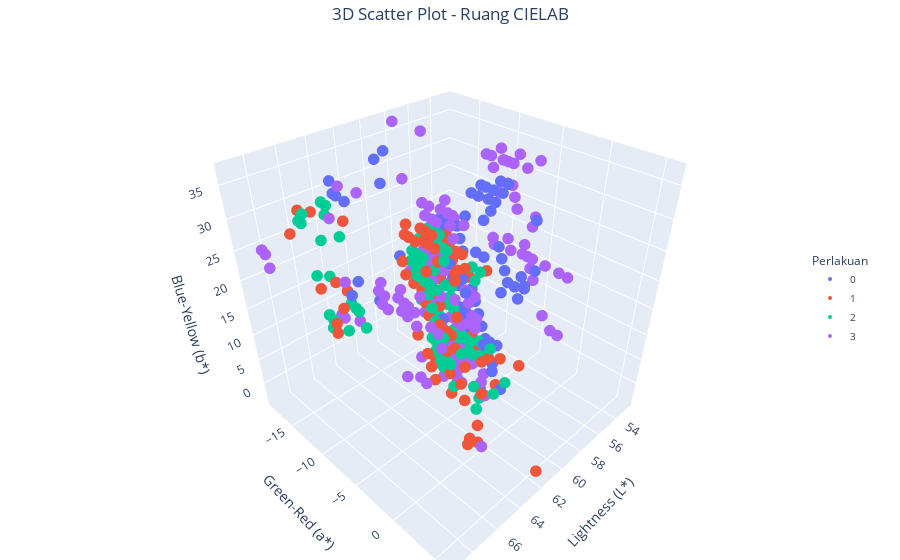

Source (notebook cell):
### Code cell
plot_3d_color_space(df_lab, 'cL', 'ca', 'cb', color_col='Perlakuan',
                    title="3D Scatter Plot - Ruang CIELAB",
                    axis_labels=['Lightness (L*)', 'Green-Red (a*)', 'Blue-Yellow (b*)'])

### Figure 1 — Plotly figure (JSON) as saved in the notebook; plotly's stock layout.template omitted (floating-point values rounded to 4 significant figures; data arrays with more than 128 entries replaced by an {"elided": "..."} marker saying what was removed)
{"data": [{"hovertemplate": "Perlakuan=0<br>cL=%{x}<br>ca=%{y}<br>cb=%{z}<extra></extra>", "legendgroup": "0", "marker": {"color": "#636efa", "size": 4, "symbol": "circle"}, "mode": "markers", "name": "0", "scene": "scene", "showlegend": true, "type": "scatter3d", "x": {"elided": "326 float values"}, "y": {"elided": "326 float values"}, "z": {"elided": "326 float values"}}, {"hovertemplate": "Perlakuan=1<br>cL=%{x}<br>ca=%{y}<br>cb=%{z}<extra></extra>", "legendgroup": "1", "marker": {"color": "#EF553B", "size": 4, "symbol": "circle"}, "mode": "markers", "name": "1", "scene": "scene", "showlegend": true, "type": "scatter3d", "x": {"elided": "368 float values"}, "y": {"elided": "368 float values"}, "z": {"elided": "368 float values"}}, {"hovertemplate": "Perlakuan=2<br>cL=%{x}<br>ca=%{y}<br>cb=%{z}<extra></extra>", "legendgroup": "2", "marker": {"color": "#00cc96", "size": 4, "symbol": "circle"}, "mode": "markers", "name": "2", "scene": "scene", "showlegend": true, "type": "scatter3d", "x": {"elided": "390 float values"}, "y": {"elided": "390 float values"}, "z": {"elided": "390 float values"}}, {"hovertemplate": "Perlakuan=3<br>cL=%{x}<br>ca=%{y}<br>cb=%{z}<extra></extra>", "legendgroup": "3", "marker": {"color": "#ab63fa", "size": 4, "symbol": "circle"}, "mode": "markers", "name": "3", "scene": "scene", "showlegend": true, "type": "scatter3d", "x": {"elided": "357 float values"}, "y": {"elided": "357 float values"}, "z": {"elided": "357 float values"}}], "layout": {"coloraxis": {"colorbar": {"len": 0.01, "lenmode": "fraction", "thickness": 0, "thicknessmode": "pixels"}}, "legend": {"font": {"size": 10}, "title": {"text": "Perlakuan"}, "tracegroupgap": 0, "x": 0.9, "xanchor": "left", "y": 0.5, "yanchor": "middle"}, "margin": {"b": 0, "l": 0, "r": 0, "t": 40}, "scene": {"aspectmode": "cube", "domain": {"x": [0, 1], "y": [0, 1]}, "xaxis": {"title": {"text": "Lightness (L*)"}}, "yaxis": {"title": {"text": "Green-Red (a*)"}}, "zaxis": {"title": {"text": "Blue-Yellow (b*)"}}}, "showlegend": true, "title": {"text": "3D Scatter Plot - Ruang CIELAB", "x": 0.5}}}
